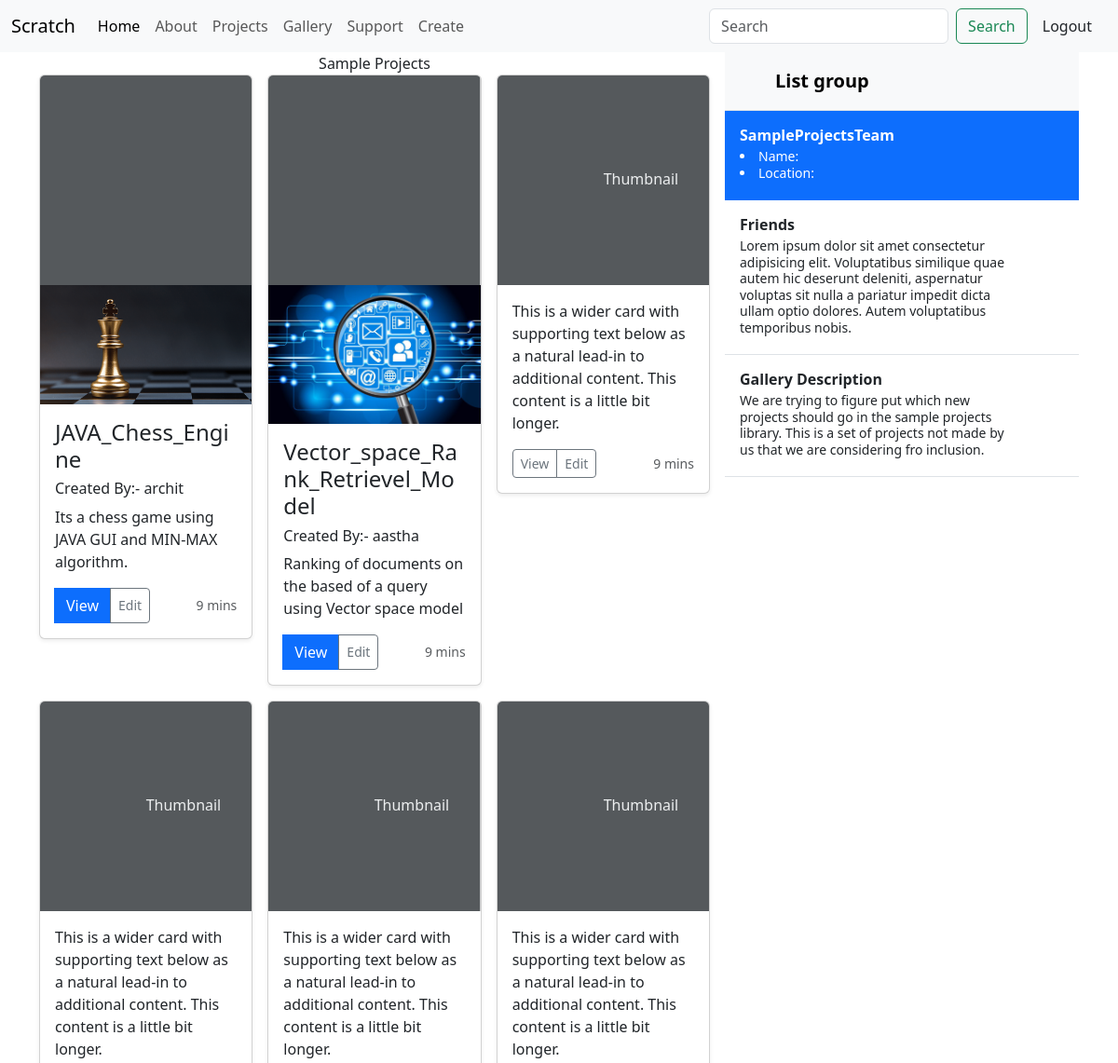
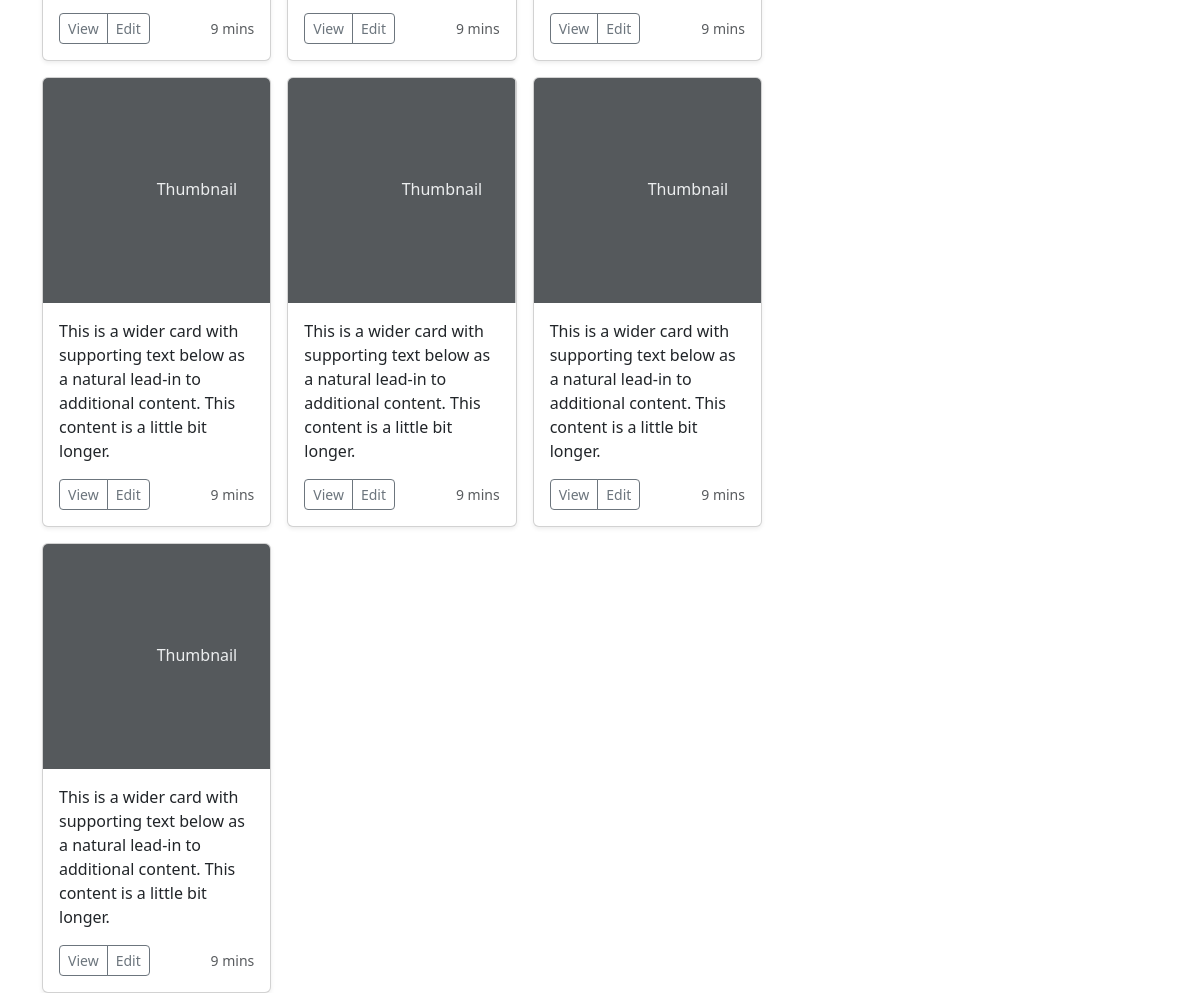
/gallery (signed in), run on the app's committed database (2 pictures, top to bottom).
### home/models.py (models this page shows, shortened)
class Projects(models.Model):
    project_name = models.CharField(max_length=100, null=False)
    project_notes = models.CharField(max_length=500,default='None')
    p_image = models.ImageField(upload_to="images/",default='None')
    p_creator = models.ForeignKey(User,max_length=100,null=True,on_delete=models.CASCADE,related_name='p_creator')
    project_link = models.URLField(null = True)
    liked = models.ManyToManyField(User, default = None, blank=True, related_name='liked')
    viewed = models.ManyToManyField(User, default = None, blank=True, related_name='viewed')

### home/views.py (the view, shortened to what this page needs)
# urls.py: path('gallery', views.gallery, name="gallery"),
def gallery(request):
    proj_gal = Projects.objects.all().exclude(p_creator = request.user)
    context={
        'proj_gal':proj_gal
    }
    return render(request,'gallery.html', context)

### templates/gallery.html (shortened to what this page needs)
{% extends 'base.html' %}
{% block body %}
<div class="container">
    <div class="d-flex gap-3 flex-nowrap">
        <div class="col-xs-6">
            <div class="text-center">Sample Projects</div>
            <div class="row row-cols-1 row-cols-sm-2 row-cols-md-3 g-3">
              {% for p in proj_gal  %}
              <div class="col">
                <div class="card shadow-sm">
                  <svg class="bd-placeholder-img card-img-top" width="100%" height="225" xmlns="http://www.w3.org/2000/svg" role="img" aria-label="Placeholder: Thumbnail" preserveAspectRatio="xMidYMid slice" focusable="false"><rect width="100%" height="100%" fill="#55595c"/>
                    <img class="img-fluid img-responsive fit-image" src="{{p.p_image.url}}"  alt="">
                  </svg>
                  <div class="card-body">
                    <h4 class="card-text">{{p.project_name}}</h4>
                    <h6 class="card-text">Created By:- {{p.p_creator}}</h6>
                    <p class="card-text">{{p.project_notes}}</p>
                    <div class="d-flex justify-content-between align-items-center">
                      <form method="post" action="">
                      <div class="btn-group">
                        <button type="submit" class="btn btn-primary" name ="view" >View</button>
                        <button type="submit" name='fav' class="btn btn-sm btn-outline-secondary">Edit</button>
                      </div>
                      </form>
                      <small class="text-body-secondary">9 mins</small>
                    </div>
                  </div>
                </div>
              </div>
                {% endfor %}
                <div class="col">
                  <div class="card shadow-sm">
                    <svg class="bd-placeholder-img card-img-top" width="100%" height="225" xmlns="http://www.w3.org/2000/svg" role="img" aria-label="Placeholder: Thumbnail" preserveAspectRatio="xMidYMid slice" focusable="false"><title>Placeholder</title><rect width="100%" height="100%" fill="#55595c"/><text x="50%" y="50%" fill="#eceeef" dy=".3em">Thumbnail</text></svg>
                    <div class="card-body">
                      <p class="card-text">This is a wider card with supporting text below as a natural lead-in to additional content. This content is a little bit longer.</p>
                      <div class="d-flex justify-content-between align-items-center">
                        <div class="btn-group">
                          <button type="button" class="btn btn-sm btn-outline-secondary">View</button>
                          <button type="button" class="btn btn-sm btn-outline-secondary">Edit</button>
                        </div>
                        <small class="text-body-secondary">9 mins</small>
                      </div>
                    </div>
                  </div>
                </div>
                <div class="col">
                  <div class="card shadow-sm">
                    <svg class="bd-placeholder-img card-img-top" width="100%" height="225" xmlns="http://www.w3.org/2000/svg" role="img" aria-label="Placeholder: Thumbnail" preserveAspectRatio="xMidYMid slice" focusable="false"><title>Placeholder</title><rect width="100%" height="100%" fill="#55595c"/><text x="50%" y="50%" fill="#eceeef" dy=".3em">Thumbnail</text></svg>
                    <div class="card-body">
                      <p class="card-text">This is a wider card with supporting text below as a natural lead-in to additional content. This content is a little bit longer.</p>
                      <div class="d-flex justify-content-between align-items-center">
                        <div class="btn-group">
                          <button type="button" class="btn btn-sm btn-outline-secondary">View</button>
                          <button type="button" class="btn btn-sm btn-outline-secondary">Edit</button>
                        </div>
                        <small class="text-body-secondary">9 mins</small>
                      </div>
                    </div>
                  </div>
                </div>
                <div class="col">
                  <div class="card shadow-sm">
                    <svg class="bd-placeholder-img card-img-top" width="100%" height="225" xmlns="http://www.w3.org/2000/svg" role="img" aria-label="Placeholder: Thumbnail" preserveAspectRatio="xMidYMid slice" focusable="false"><title>Placeholder</title><rect width="100%" height="100%" fill="#55595c"/><text x="50%" y="50%" fill="#eceeef" dy=".3em">Thumbnail</text></svg>
                    <div class="card-body">
                      <p class="card-text">This is a wider card with supporting text below as a natural lead-in to additional content. This content is a little bit longer.</p>
                      <div class="d-flex justify-content-between align-items-center">
                        <div class="btn-group">
                          <button type="button" class="btn btn-sm btn-outline-secondary">View</button>
                          <button type="button" class="btn btn-sm btn-outline-secondary">Edit</button>
                        </div>
                        <small class="text-body-secondary">9 mins</small>
                      </div>
                    </div>
                  </div>
                </div>
                <div class="col">
                  <div class="card shadow-sm">
                    <svg class="bd-placeholder-img card-img-top" width="100%" height="225" xmlns="http://www.w3.org/2000/svg" role="img" aria-label="Placeholder: Thumbnail" preserveAspectRatio="xMidYMid slice" focusable="false"><title>Placeholder</title><rect width="100%" height="100%" fill="#55595c"/><text x="50%" y="50%" fill="#eceeef" dy=".3em">Thumbnail</text></svg>
                    <div class="card-body">
                      <p class="card-text">This is a wider card with supporting text below as a natural lead-in to additional content. This content is a little bit longer.</p>
                      <div class="d-flex justify-content-between align-items-center">
                        <div class="btn-group">
                          <button type="button" class="btn btn-sm btn-outline-secondary">View</button>
                          <button type="button" class="btn btn-sm btn-outline-secondary">Edit</button>
                        </div>
                        <small class="text-body-secondary">9 mins</small>
                      </div>
                    </div>
                  </div>
                </div>
                <div class="col">
                  <div class="card shadow-sm">
                    <svg class="bd-placeholder-img card-img-top" width="100%" height="225" xmlns="http://www.w3.org/2000/svg" role="img" aria-label="Placeholder: Thumbnail" preserveAspectRatio="xMidYMid slice" focusable="false"><title>Placeholder</title><rect width="100%" height="100%" fill="#55595c"/><text x="50%" y="50%" fill="#eceeef" dy=".3em">Thumbnail</text></svg>
                    <div class="card-body">
                      <p class="card-text">This is a wider card with supporting text below as a natural lead-in to additional content. This content is a little bit longer.</p>
                      <div class="d-flex justify-content-between align-items-center">
                        <div class="btn-group">
                          <button type="button" class="btn btn-sm btn-outline-secondary">View</button>
                          <button type="button" class="btn btn-sm btn-outline-secondary">Edit</button>
                        </div>
                        <small class="text-body-secondary">9 mins</small>
                      </div>
                    </div>
                  </div>
                </div>
                <div class="col">
                  <div class="card shadow-sm">
                    <svg class="bd-placeholder-img card-img-top" width="100%" height="225" xmlns="http://www.w3.org/2000/svg" role="img" aria-label="Placeholder: Thumbnail" preserveAspectRatio="xMidYMid slice" focusable="false"><title>Placeholder</title><rect width="100%" height="100%" fill="#55595c"/><text x="50%" y="50%" fill="#eceeef" dy=".3em">Thumbnail</text></svg>
                    <div class="card-body">
                      <p class="card-text">This is a wider card with supporting text below as a natural lead-in to additional content. This content is a little bit longer.</p>
                      <div class="d-flex justify-content-between align-items-center">
                        <div class="btn-group">
                          <button type="button" class="btn btn-sm btn-outline-secondary">View</button>
                          <button type="button" class="btn btn-sm btn-outline-secondary">Edit</button>
                        </div>
                        <small class="text-body-secondary">9 mins</small>
                      </div>
                    </div>
                  </div>
                </div>
                <div class="col">
                  <div class="card shadow-sm">
                    <svg class="bd-placeholder-img card-img-top" width="100%" height="225" xmlns="http://www.w3.org/2000/svg" role="img" aria-label="Placeholder: Thumbnail" preserveAspectRatio="xMidYMid slice" focusable="false"><title>Placeholder</title><rect width="100%" height="100%" fill="#55595c"/><text x="50%" y="50%" fill="#eceeef" dy=".3em">Thumbnail</text></svg>
                    <div class="card-body">
                      <p class="card-text">This is a wider card with supporting text below as a natural lead-in to additional content. This content is a little bit longer.</p>
                      <div class="d-flex justify-content-between align-items-center">
                        <div class="btn-group">
                          <button type="button" class="btn btn-sm btn-outline-secondary">View</button>
                          <button type="button" class="btn btn-sm btn-outline-secondary">Edit</button>
                        </div>
                        <small class="text-body-secondary">9 mins</small>
                      </div>
                    </div>
                  </div>
                </div>
                <div class="col">
                  <div class="card shadow-sm">
                    <svg class="bd-placeholder-img card-img-top" width="100%" height="225" xmlns="http://www.w3.org/2000/svg" role="img" aria-label="Placeholder: Thumbnail" preserveAspectRatio="xMidYMid slice" focusable="false"><title>Placeholder</title><rect width="100%" height="100%" fill="#55595c"/><text x="50%" y="50%" fill="#eceeef" dy=".3em">Thumbnail</text></svg>
                    <div class="card-body">
                      <p class="card-text">This is a wider card with supporting text below as a natural lead-in to additional content. This content is a little bit longer.</p>
                      <div class="d-flex justify-content-between align-items-center">
                        <div class="btn-group">
                          <button type="button" class="btn btn-sm btn-outline-secondary">View</button>
                          <button type="button" class="btn btn-sm btn-outline-secondary">Edit</button>
                        </div>
                        <small class="text-body-secondary">9 mins</small>
                      </div>
                    </div>
                  </div>
                </div>
              </div>
            </div>
        <div class="col-xs-6">
            <div class="d-flex flex-column align-items-stretch flex-shrink-0 bg-body-tertiary" style="width: 380px;">
                <a href="/"
                    class="d-flex align-items-center flex-shrink-0 p-3 link-body-emphasis text-decoration-none border-bottom">
                    <svg class="bi pe-none me-2" width="30" height="24">
                        <use xlink:href="#bootstrap" />
                    </svg>
                    <span class="fs-5 fw-semibold">List group</span>
                </a>
                <div class="list-group list-group-flush border-bottom scrollarea">
                    <a href="#" class="list-group-item list-group-item-action active py-3 lh-sm" aria-current="true">
                        <div class="d-flex w-100 align-items-center justify-content-between">
                            <strong class="mb-1">SampleProjectsTeam</strong>
                        </div>
                        <div class="col-10 mb-1 small">
                            <li>Name: {{ profile.first_name }} {{ profile.last_name }} </li>
                            <li>Location: {{ profile.location }}</li>
                        </div>
                    </a>
                    <a href="#" class="list-group-item list-group-item-action py-3 lh-sm">
                        <div class="d-flex w-100 align-items-center justify-content-between">
                            <strong class="mb-1">Friends</strong>
                        </div>
                        <div class="col-10 mb-1 small">Lorem ipsum dolor sit amet consectetur adipisicing elit.
                            Voluptatibus similique quae autem hic deserunt deleniti, aspernatur voluptas sit nulla a
                            pariatur impedit dicta ullam optio dolores. Autem voluptatibus temporibus nobis.</div>
                    </a>
                    <a href="#" class="list-group-item list-group-item-action py-3 lh-sm">
                        <div class="d-flex w-100 align-items-center justify-content-between">
                            <strong class="mb-1">Gallery Description</strong>
                        </div>
                        <div class="col-10 mb-1 small">
                          We are trying to figure put which new projects should go in the sample projects library. This is a set of projects not made by us that we are considering fro inclusion.
                        </div>
                    </a>
                </div>
            </div>
        </div>
    </div>
</div>
{% endblock body %}

### data on the page
Projects: p_image (picture), project_name "JAVA_Chess_Engine", p_creator "archit", project_notes "Its a chess game using JAVA GUI and MIN-MAX algorithm."
Projects: p_image (picture), project_name "Vector_space_Rank_Retrievel_Model", p_creator "aastha", project_notes "Ranking of documents on the based of a query using Vector space model"
